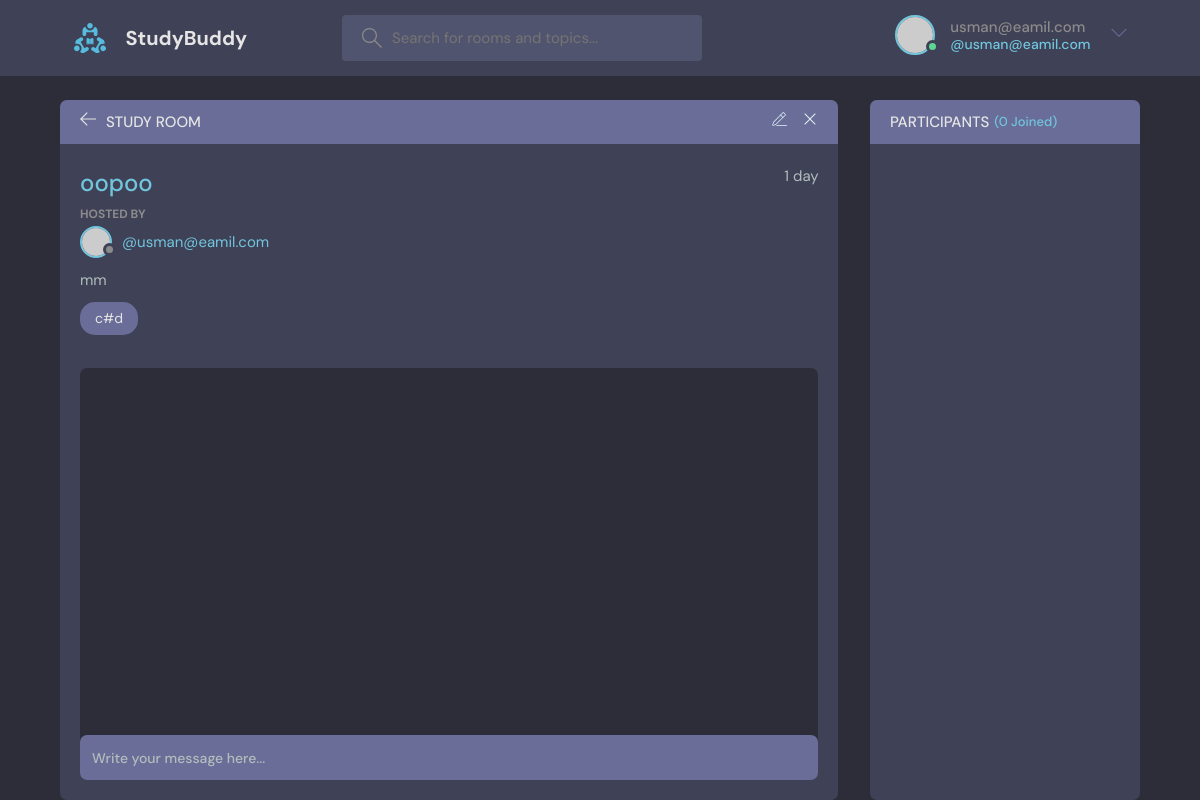
/room/1/ (signed in), run on the app's committed database.
### base/models.py (models this page shows, shortened)
class User(AbstractUser):
    name = models.CharField(max_length=50, null=True)
    email = models.EmailField(unique=True, null=True)
    bio = models.TextField(null=True)
    avatar = models.ImageField(null=True, default='avatar.svg')
    USERNAME_FIELD = 'email'
    REQUIRED_FIELDS = []

class Room(models.Model):
    host = models.ForeignKey(User, on_delete=models.SET_NULL, null=True)
    topic = models.ForeignKey(Topic, on_delete=models.SET_NULL, null=True)
    name = models.CharField(max_length=100)
    description = models.TextField(null=True, blank=True)
    participants = models.ManyToManyField(User, related_name='participants', blank=True)
    updated = models.DateTimeField(auto_now=True)
    created = models.DateTimeField(auto_now_add=True)
    class Meta:
        ordering = ['-created', '-updated']

class Topic(models.Model):
    name = models.CharField(max_length=200 , null=True)
    def __str__(self):
        return self.name

### base/views.py (the view, shortened to what this page needs)
# urls.py: path('room/<int:pk>', views.getRoom),
def room(request, pk):
    room = Room.objects.get(id=pk)
    room_messages = room.message_set.all().order_by('-created')
    participants = room.participants.all()
    context = {'room': room, 'room_messages': room_messages, 'participants': participants}
    return render(request, 'base/room.html',  context)

### base/templates/base/room.html (shortened to what this page needs)
{% extends 'main.html' %}
{% block content %}
    <main class="profile-page layout layout--2">
      <div class="container">
        <div class="room">
          <div class="room__top">
            <div class="room__topLeft">
              <a href="{% url 'home' %}">
                <svg version="1.1" xmlns="http://www.w3.org/2000/svg" width="32" height="32" viewBox="0 0 32 32">
                  <title>arrow-left</title>
                  <path
                    d="M13.723 2.286l-13.723 13.714 13.719 13.714 1.616-1.611-10.96-10.96h27.625v-2.286h-27.625l10.965-10.965-1.616-1.607z"
                  ></path>
                </svg>
              </a>
              <h3>Study Room</h3>
            </div>
            {% if request.user == room.host %}
            <div class="room__topRight">
              <a href="{% url 'update-room' room.id %}">
              </a>
              <a href="{% url 'delete-room' room.id %}">
                <svg version="1.1" xmlns="http://www.w3.org/2000/svg" width="32" height="32" viewBox="0 0 32 32">
                  <title>remove</title>
                  <path
                    d="M27.314 6.019l-1.333-1.333-9.98 9.981-9.981-9.981-1.333 1.333 9.981 9.981-9.981 9.98 1.333 1.333 9.981-9.98 9.98 9.98 1.333-1.333-9.98-9.98 9.98-9.981z"
                  ></path>
                </svg>
              </a>
            </div>
            {% endif %}
          </div>
          <div class="room__box scroll">
            <div class="room__header scroll">
              <div class="room__info">
                <h3>{{room.name}}</h3>
                <span>{{room.created|timesince}}</span>
              </div>
              <div class="room__hosted">
                <p>Hosted By</p>
                <a href="{% url 'user-profile' room.host.id %}" class="room__author">
                  <div class="avatar avatar--small">
                    <img src="https://randomuser.me/api/portraits/men/37.jpg" />
                  </div>
                  <span>@{{room.host}}</span>
                </a>
              </div>
              <div class="room__details">
              {{room.description}}
              </div>
              <a href="{% url 'home'%}?q={{room.topic}}">
                <span class="room__topics">{{room.topic}}</span>
              </a>
            </div>
            <div class="room__conversation">
              <div class="threads scroll">
              </div>
            </div>
          </div>
          {% if request.user.is_authenticated %}
          <div class="room__message">
            <form action="" method="POST">
              <input name="body" type="text" placeholder="Write your message here..." />
            </form>
          </div>
          {% endif %}
        </div>
        <div class="participants">
          <h3 class="participants__top">Participants <span>({{participants.count}} Joined)</span></h3>
          <div class="participants__list scroll">
          </div>
        </div>
      </div>
    </main>
{% endblock %}

### templates/navbar.html (shortened to what this page needs)
{% load static %}
<header class="header header--loggedIn">
    <div class="container">
      <a href="{% url 'home' %}" class="header__logo">
        <img src="{% static 'images/logo.svg' %}" />
        <h1>StudyBuddy</h1>
      </a>
      <form class="header__search" method="GET" action="{% url 'home'%}">
        <label>
          <input type="text" name="q" placeholder="Search for rooms and topics..." />
        </label>
      </form>
      <nav class="header__menu">
        {% if request.user.is_authenticated %}
        <div class="header__user">
          <a href="{% url 'update-user' %}">
            <div class="avatar avatar--medium active">
              <img src="https://randomuser.me/api/portraits/men/37.jpg" />
            </div>
            <p>{{request.user}} <span >@{{request.user}}</span></p>
          </a>
          <button class="dropdown-button">
            <svg version="1.1" xmlns="http://www.w3.org/2000/svg" width="32" height="32" viewBox="0 0 32 32">
              <title>chevron-down</title>
              <path d="M16 21l-13-13h-3l16 16 16-16h-3l-13 13z"></path>
            </svg>
          </button>
        </div>
        {% else %}
        <a href="{% url 'login' %}">
          <img src="{% static 'images/avatar.svg' %}" />
          <p>Login</p>
        </a>
        {% endif %}
      </nav>
    </div>
  </header>

### data on the page
User: user "usman@eamil.com"
Room: name "oopoo", created "1 day", host "usman@eamil.com", description "mm", topic "c#d"

### other printed values
{{ participants.count }} "0"
